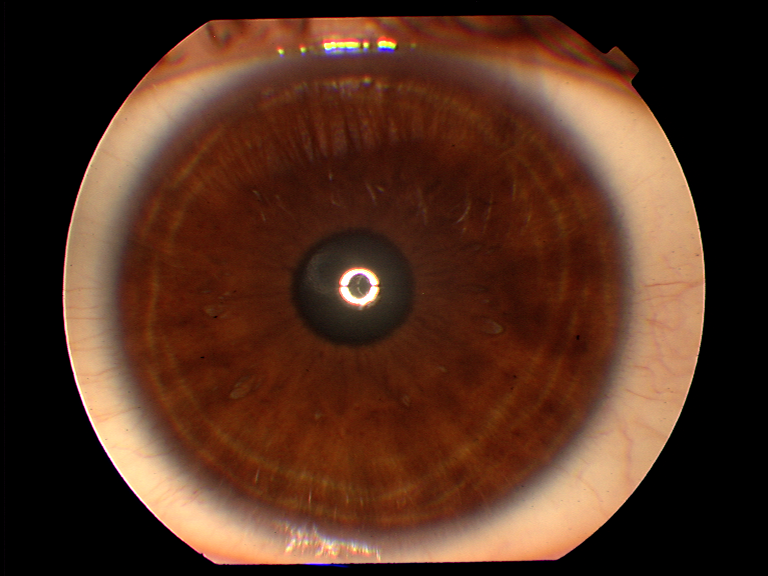
#> input picture Input_database/001L_1.png, 768 x 576 px; its folder holds only this picture in this run
$ python main.py
#> lines starting #> are read from the running program, lines starting #| are printed output that depends on the picture; after the words box and inside, x2 and y2 are one past the last pixel; in counts of white or black regions, pixels touching at a corner belong together
import cv2
import os


def count_images_in_folder(folder_path):
    image_extensions = ['.jpg', '.jpeg', '.png']
    image_count = 0

    for filename in os.listdir(folder_path):
        file_extension = os.path.splitext(filename)[1].lower()

        if file_extension in image_extensions:
            image_count += 1

    return image_count


class IrisDetection:
    def __init__(self, database_folder_path, image_count):
        self.iris_pictures = [None] * image_count
        self.database_folder_path = database_folder_path

    def load_images_from_folder(self):
        image_extensions = ['.jpg', '.jpeg', '.png']
        i = 0
        for filename in os.listdir(self.database_folder_path):
            file_extension = os.path.splitext(filename)[1].lower()

            if file_extension in image_extensions:
                file_path = os.path.join(self.database_folder_path, filename)
                self.iris_pictures[i] = cv2.imread(file_path)

            i += 1

    def enhance_pictures(self):
        for i in range(len(self.iris_pictures)):
            self.iris_pictures[i] = cv2.cvtColor(self.iris_pictures[i], cv2.COLOR_BGR2GRAY)
            if i == 0:
                cv2.imshow("Img", self.iris_pictures[i])
                cv2.waitKey(0)
                cv2.destroyAllWindows()
            self.iris_pictures[i] = cv2.equalizeHist(self.iris_pictures[i])
            if i == 0:
                cv2.imshow("Img", self.iris_pictures[i])
                cv2.waitKey(0)
                cv2.destroyAllWindows()
            self.iris_pictures[i] = cv2.GaussianBlur(self.iris_pictures[i], (5, 5), 0)
            if i == 0:
                cv2.imshow("Img", self.iris_pictures[i])
                cv2.waitKey(0)
                cv2.destroyAllWindows()
            self.iris_pictures[i] = cv2.Canny(self.iris_pictures[i], 100, 200)
            if i == 0:
                cv2.imshow("Img", self.iris_pictures[i])
                cv2.waitKey(0)
                cv2.destroyAllWindows()
#> this loop made 1 pass
#> pass 1, in enhance_pictures, `cv2.imshow("Img", self.iris_pictures[i])`:
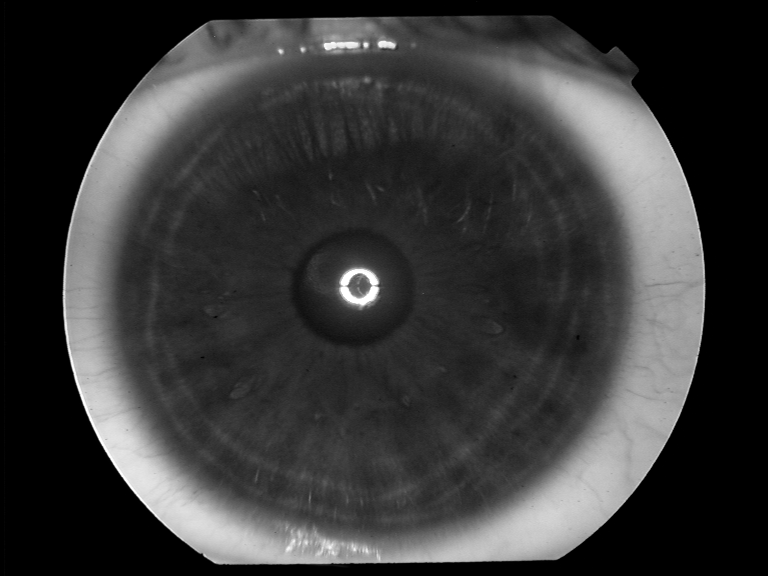
#> window 'Img': shape (576, 768); min 0, max 255, mean 56.6
#> pass 1, in enhance_pictures, `cv2.imshow("Img", self.iris_pictures[i])`:
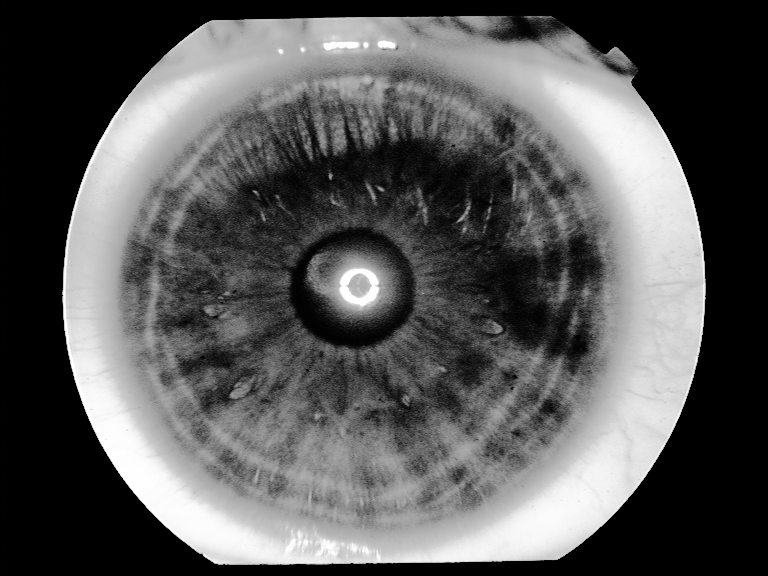
#> window 'Img': shape (576, 768); min 0, max 255, mean 89.3
#> pass 1, in enhance_pictures, `cv2.imshow("Img", self.iris_pictures[i])`:
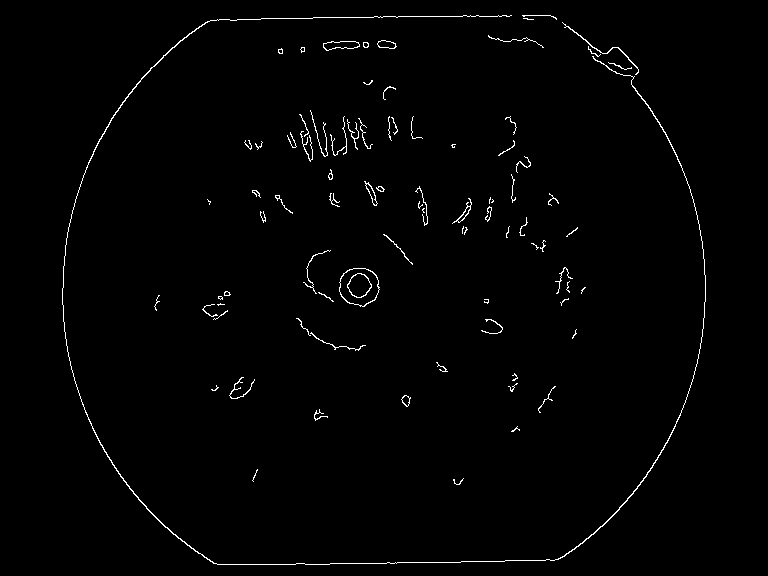
#> window 'Img': shape (576, 768); 1.2% white in thin lines or dots, all inside (x1, y1, x2, y2) = (62, 15, 706, 565)
#> after the loop, self.iris_pictures = 1 item

    # [68 lines left out: functions find_pattern, find_pattern_2, not called in this run]


image_count = count_images_in_folder("Input_database")
iris_detection = IrisDetection("Input_database", image_count)
iris_detection.load_images_from_folder()
iris_detection.enhance_pictures()

while True:
    user_exit = input("Do you want to exit? (y/n): ")
    if user_exit == "y":
        break
    user_img_source = int(input("Enter the number of the source picture: "))
    user_img_template = int(input("Enter the number of the template picture: "))
    iris_detection.find_pattern(user_img_source, user_img_template)
    iris_detection.find_pattern_2(user_img_source, user_img_template)

$ run again, on Input_database/001R_2.png
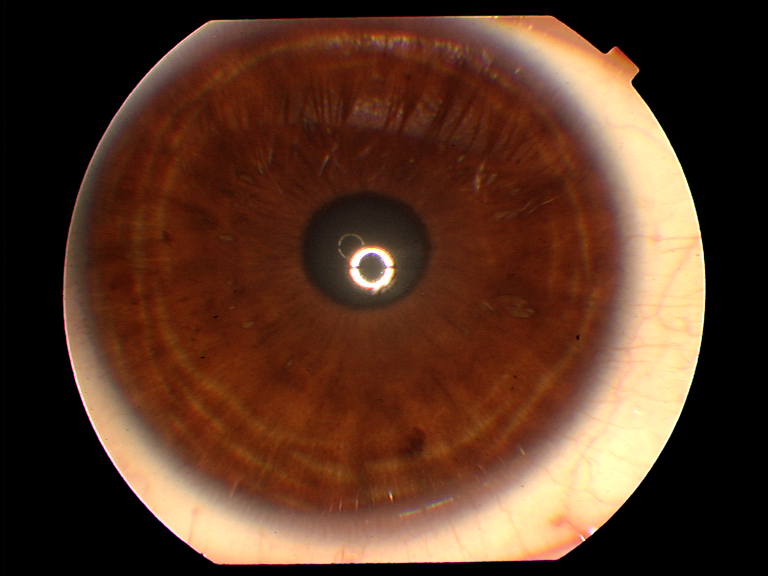
#> input picture Input_database/001R_2.png, 768 x 576 px
#> the loop in enhance_pictures, `for i in range(len(self.iris_pictures)):` made 1 pass
#> pass 1, in enhance_pictures, `cv2.imshow("Img", self.iris_pictures[i])`:
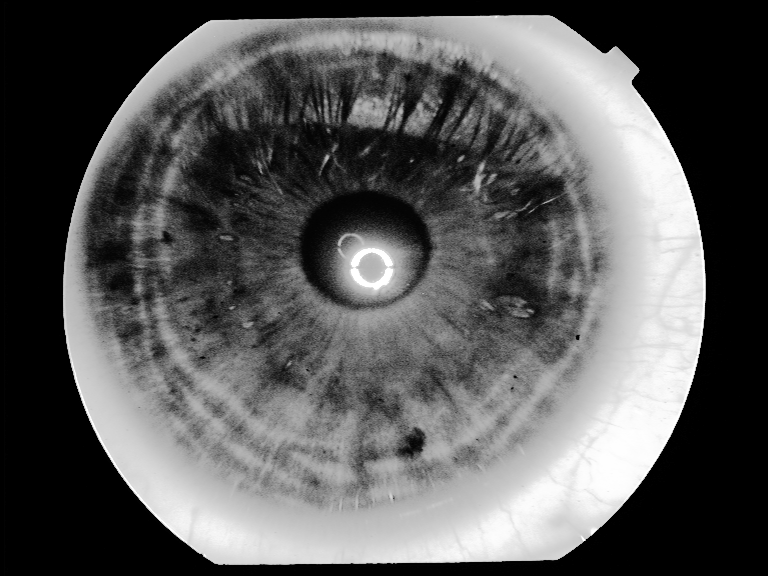
#> window 'Img': shape (576, 768); min 0, max 255, mean 89.8
#> pass 1, in enhance_pictures, `cv2.imshow("Img", self.iris_pictures[i])`:
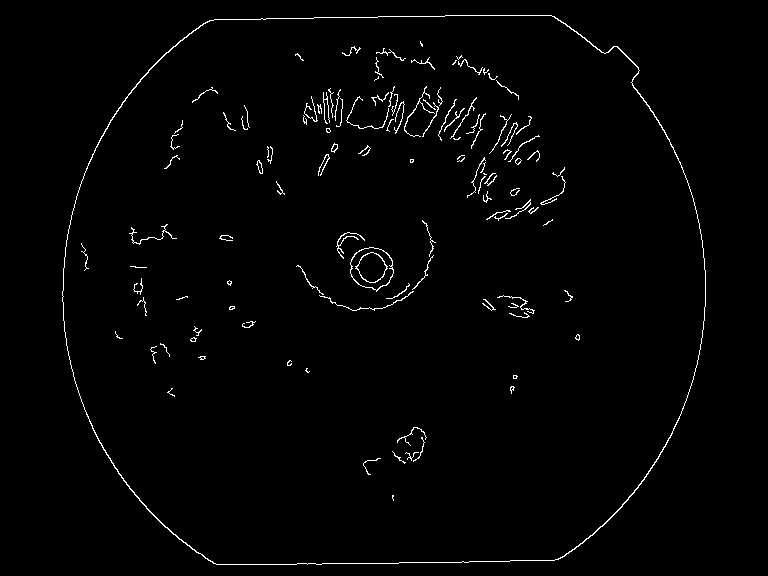
#> window 'Img': shape (576, 768); 1.5% white in thin lines or dots, all inside (x1, y1, x2, y2) = (62, 15, 706, 565)
#> after the loop in enhance_pictures, `for i in range(len(self.iris_pictures)):`: self.iris_pictures = 1 item
#> the loop `while True:` made 1 pass; the answer given on pass 1: y

$ run again, on Input_database/002L_1.png
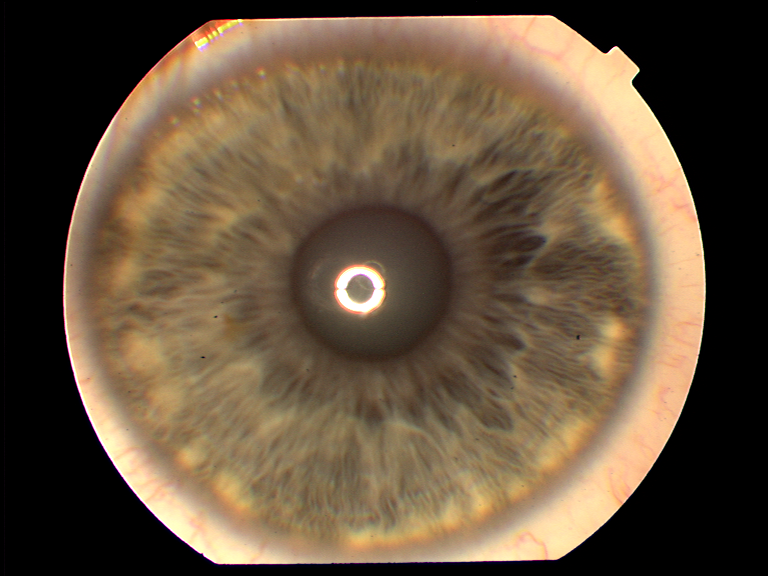
#> input picture Input_database/002L_1.png, 768 x 576 px
#> the loop in enhance_pictures, `for i in range(len(self.iris_pictures)):` made 1 pass
#> pass 1, in enhance_pictures, `cv2.imshow("Img", self.iris_pictures[i])`:
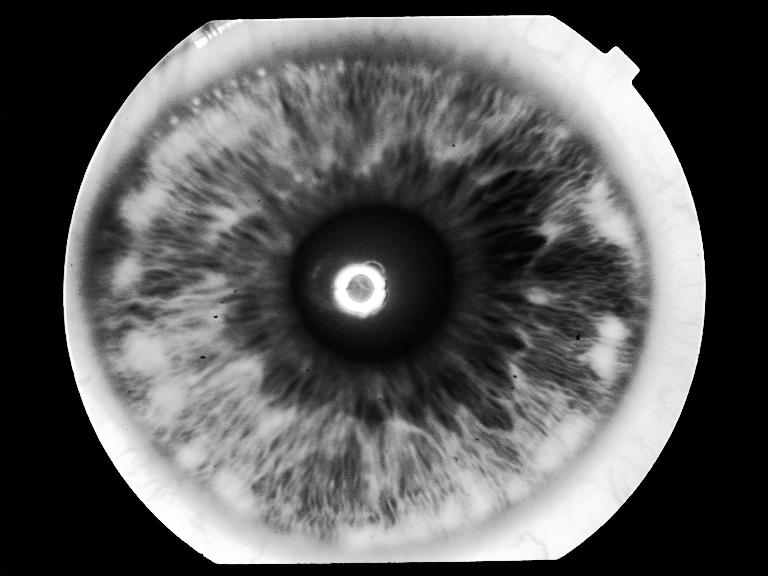
#> window 'Img': shape (576, 768); min 0, max 255, mean 89.5
#> pass 1, in enhance_pictures, `cv2.imshow("Img", self.iris_pictures[i])`:
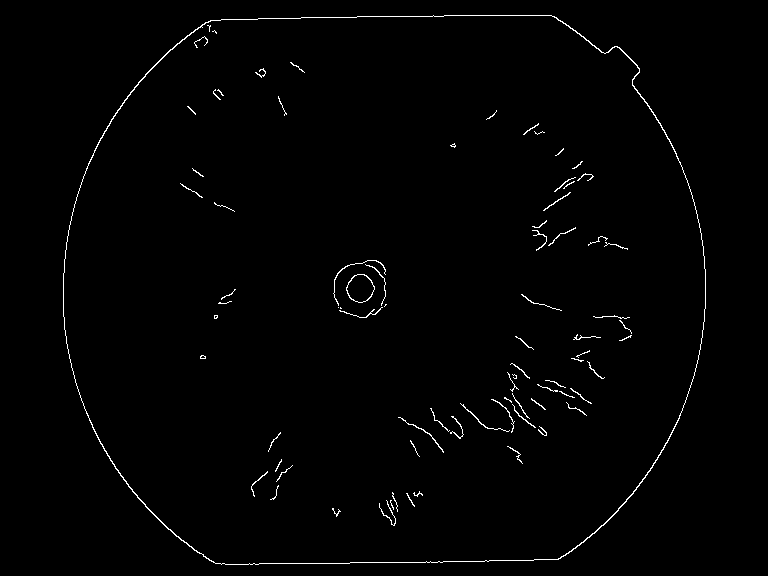
#> window 'Img': shape (576, 768); 1.1% white in thin lines or dots, all inside (x1, y1, x2, y2) = (63, 15, 706, 565)
#> after the loop in enhance_pictures, `for i in range(len(self.iris_pictures)):`: self.iris_pictures = 1 item
#> the loop `while True:` made 1 pass; the answer given on pass 1: y
